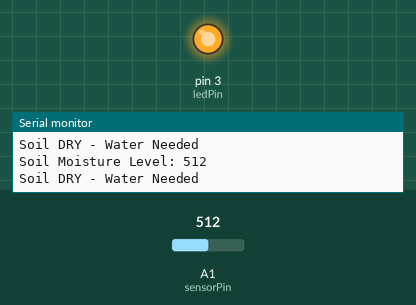
A sketch run on a simulated Arduino Mega 2560, built with avr-gcc and run on an emulated ATmega2560. Parts: output pins drawn as LEDs (lit = HIGH), the last lines printed to the serial monitor. The test bench sets the inputs (shaded band); at power-on: A1 (sensorPin) = 512.

Above: at 1.8 s.
1.9 s: A1 (sensorPin) set to 592
3.4 s: A1 (sensorPin) set to 617
At 5.2 s:
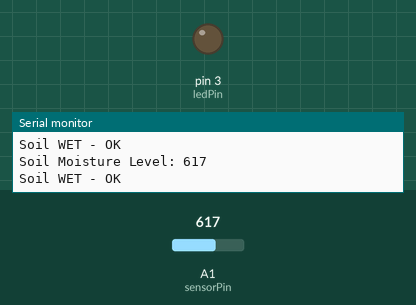
5.5 s: A1 (sensorPin) set to 590
At 6.9 s:
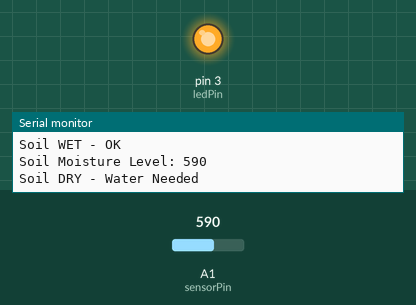
7.5 s: A1 (sensorPin) set to 610
At 8.5 s:
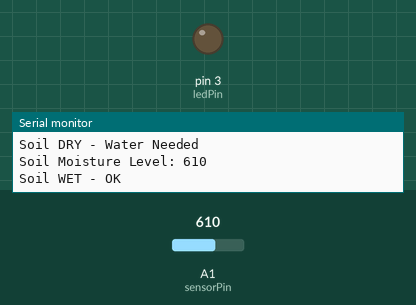
Timing chart, 0 to 10.5 s (numbered marks = the images above; inputs shaded):
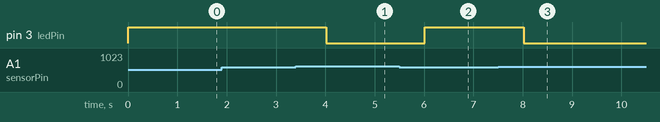

Measured:
- the behaviour switches between 599 and 600 on A1 (sensorPin) (found by bisection; images 0 and 1)
- after the input at 3.4 s, pin 3 (ledPin): HIGH → LOW after 0.62 s
- after the input at 5.5 s, pin 3 (ledPin): LOW → HIGH after 0.52 s
- after the input at 7.5 s, pin 3 (ledPin): HIGH → LOW after 0.52 s

The sketch:

Humidity_System.ino
```cpp
/*
  Soil Humidity Monitoring System
  Source: Graduation Project PDF (Page 70-72)
  Sensor: YL-69 Soil Moisture Sensor
  Indicator: LED
  Controller: Arduino Mega 2560
*/

#define sensorPin A1
#define ledPin 3

void setup() {
  Serial.begin(9600);
  pinMode(ledPin, OUTPUT);
  Serial.println("Soil Humidity System Ready");
}

void loop() {
  // Read soil moisture value (0-1023)
  int sensorValue = analogRead(sensorPin);

  Serial.print("Soil Moisture Level: ");
  Serial.println(sensorValue);

  // If soil is dry (low moisture)
  if (sensorValue < 600) {
    digitalWrite(ledPin, HIGH);  // LED ON - Water needed
    Serial.println("Soil DRY - Water Needed");
  }
  // If soil is wet (high moisture)
  else {
    digitalWrite(ledPin, LOW);   // LED OFF - Soil OK
    Serial.println("Soil WET - OK");
  }

  delay(1000);
}
```
